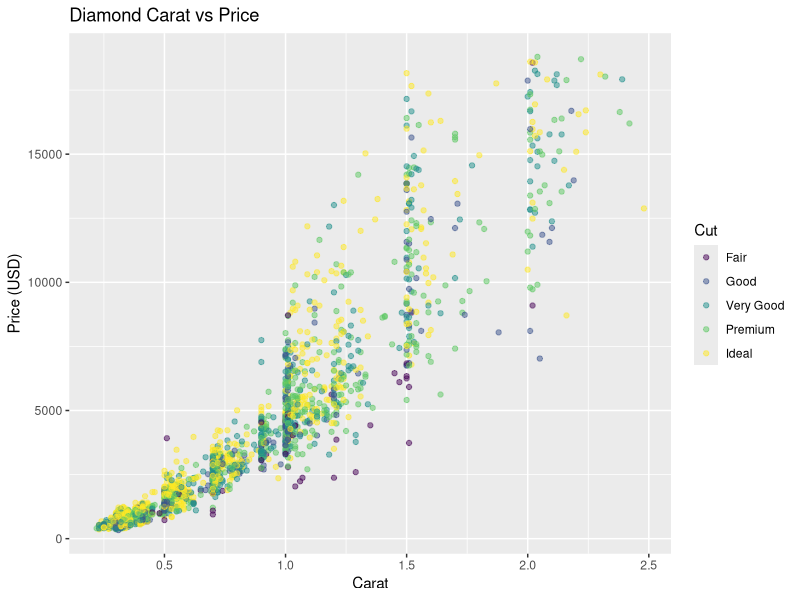
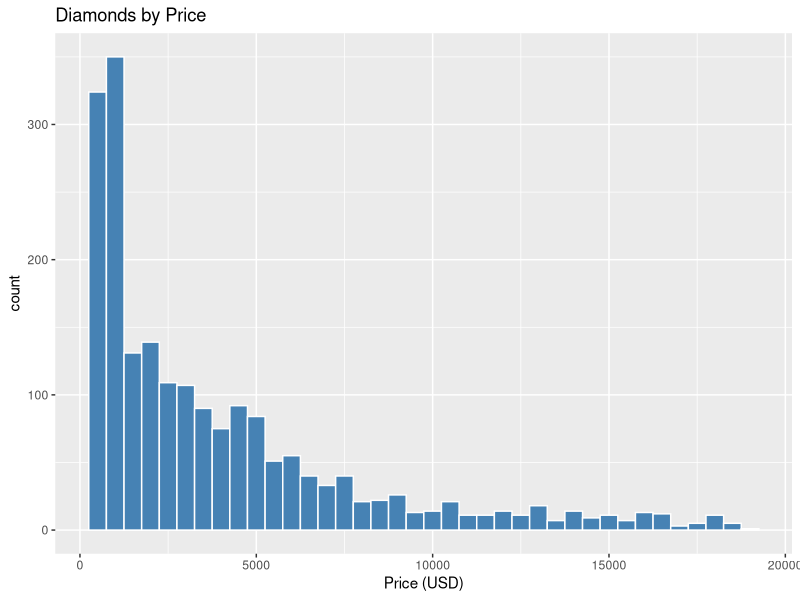
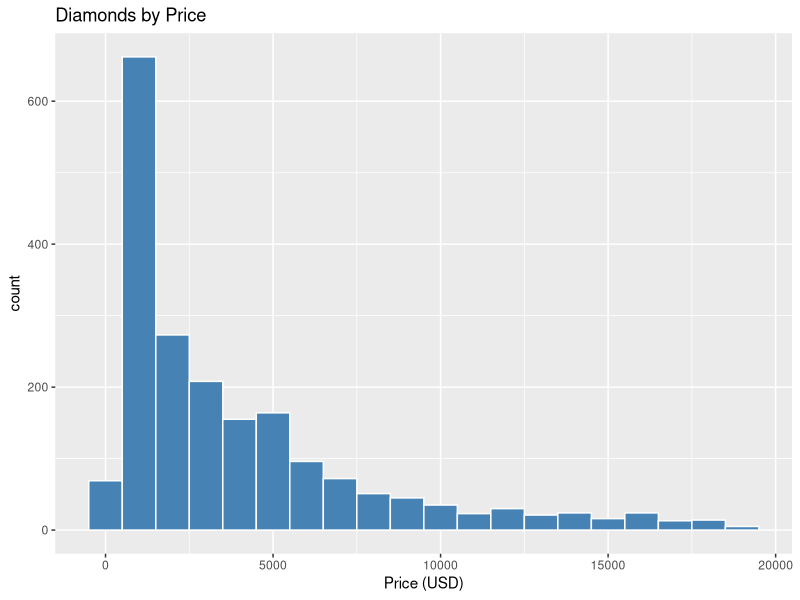
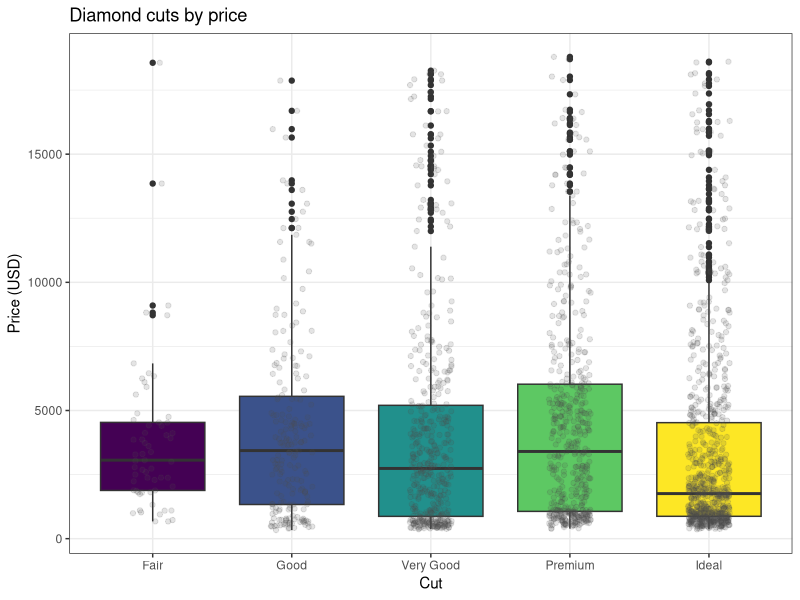
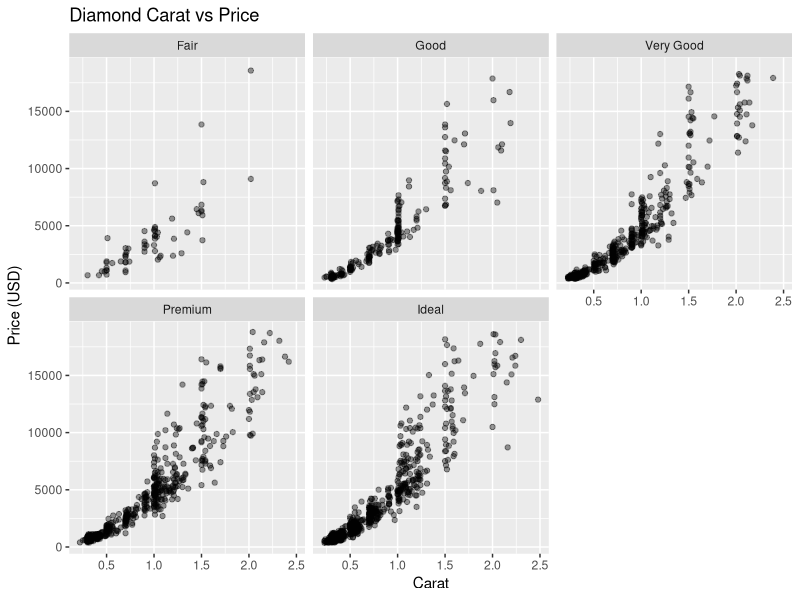
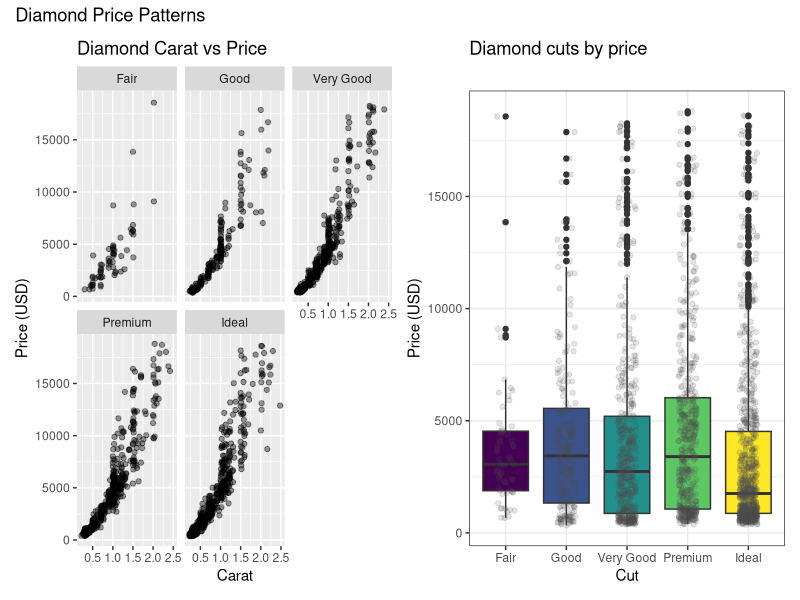
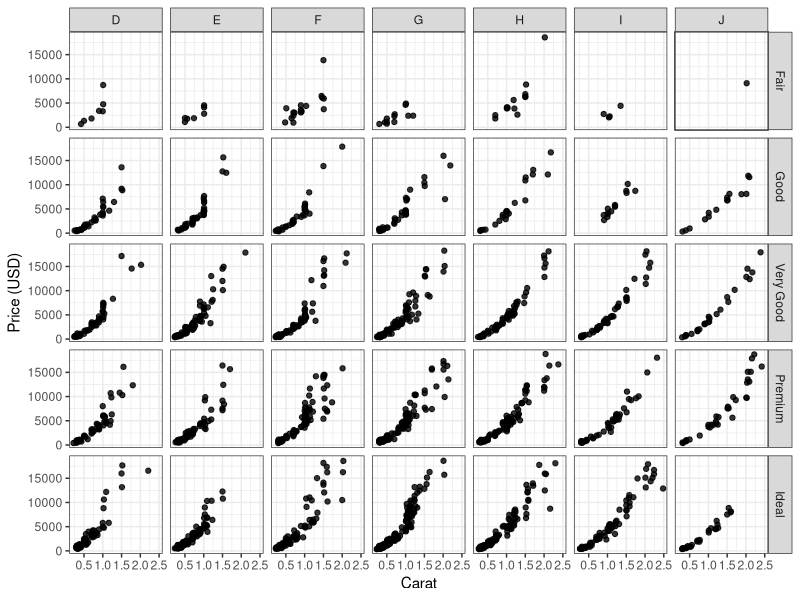
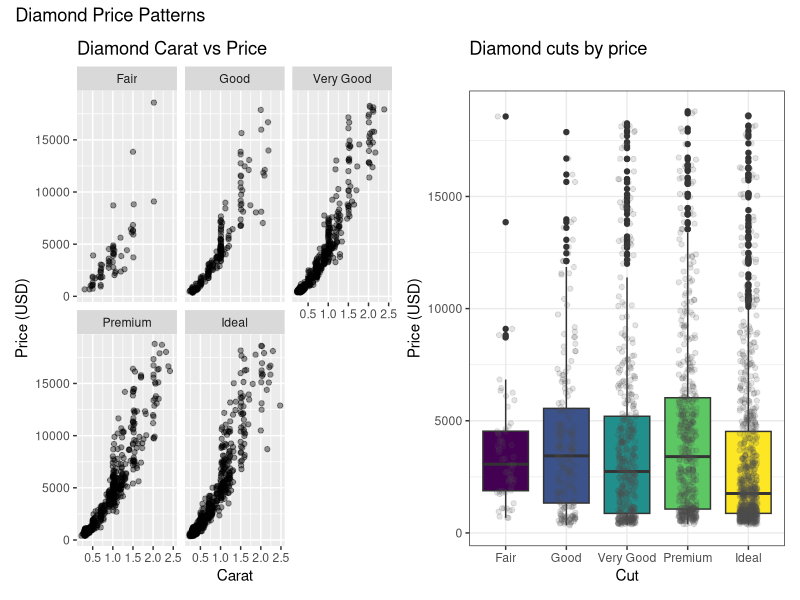

Reproduce these figures in R, in order.
# One possible solution is shown for each exercise. 
# Other plots meeting the instructions are valid. 

# These exercises use `ggplot2::diamonds`, which comes with {ggplot2}. 
# Each row represents one diamond. 
# We will use a fixed sample of 2,000 diamonds to keep the scatterplots readable.

# Variables used here:
# - `carat`: diamond weight in carats.
# - `price`: price in US dollars.
# - `cut`: cut quality, with categories Fair, Good, Very Good, Premium, and Ideal.
# - `color`: diamond color grade, from D (best) to J (worst).


# I suggest you use `data =` and `mapping =` in your `ggplot()` calls as you learn. 
# Answer interpretation questions in one sentence beneath your code.

	# Setup 
	library(tidyverse)
	library(patchwork)

	# Since the next line of code takes a random sample of rows from the data set,
	# let's set the seed so it will use the same sample each time.
	# set.seed() is a random number generator; run ? set.seed() for more information
	
	set.seed(123)

	diamonds_plot <- ggplot2::diamonds |>
	  slice_sample(n = 2000)
	
	glimpse(diamonds_plot)

	# 1. Build and customize a scatterplot:
		
	# Create a scatterplot with:
	# - `carat` on the x-axis and `price` on the y-axis;
	# - point color mapped to `cut`;
	# - all points set to `alpha = 0.5` and `size = 1.5`.
	
	# Add informative axis labels and a title. 
	# Use a built-in theme of your choice. 
	# Save the plot as `p_scatter`, then display it.
	
	# Write one sentence describing the relationship you see between carat and price. 
	# Identify one aesthetic you mapped and one aesthetic you set.
	
	# Write your code here:
	
	p_scatter <- ggplot(
	  data = diamonds_plot,
	  mapping = aes(x = carat, y = price, color = cut)) +
	  geom_point(alpha = 0.5, size = 1.5) +
	  labs(
	    x = "Carat",
	    y = "Price (USD)",
	    color = "Cut",
	    title = "Diamond Carat vs Price"
	  )

	p_scatter

	# Your response to the questions here:
	# Price generally increases with carat, although prices vary among diamonds 
	# of similar carat. 
	
	# Many acceptable answers, e.g., color is mapped to cut; 
	# alpha and size are set to fixed values. 

	
	# 2. Explore a distribution 

	# Create a histogram of `price` using `binwidth = 500`. 
	# Set the bar fill to `"steelblue"` and the outline color to `"white"`. 
	# Add informative labels.
	# Then make a second version using `binwidth = 1000`.
	
	# Write one sentence explaining how changing the bin width affects the 
	# appearance of the histogram. 
	# Which version helps you see the distribution more clearly? 

	# Write your code here:
	ggplot(data = diamonds_plot,
	       mapping = aes(x=price)) +
	  geom_histogram(binwidth = 500, color = "white", fill = "steelblue") +
	  labs(
	    title = "Diamonds by Price",
	    x = "Price (USD)"
	  )
	
	ggplot(data = diamonds_plot,
	       mapping = aes(x=price)) +
	  geom_histogram(binwidth = 1000, color = "white", fill = "steelblue") +
	  labs(
	    title = "Diamonds by Price",
	    x = "Price (USD)"
	  )
# The 500 width has a clearer distribution, since it had more bars. 

	# Your response:
	# Wider bins produce fewer, broader bars and show less detail. 

	# 3. Compare groups with two layers 
	
	# Create a boxplot with `cut` on the x-axis and `price` on the y-axis.
	# Map the box fill to `cut`.
	# Add individual observations using `geom_jitter(width = 0.15, height = 0, alpha = 0.15)`.
	# Give all jittered points the fixed color `"grey30"`.
	# Remove the fill legend because the cut categories already appear on the x-axis.
	# Add informative labels and a built-in theme.
	# Save this plot as `p_box`, then display it.
	
	# Hint: put `fill = cut` inside `aes()` in `geom_boxplot()` so it applies 
	# only to the boxplot layer.

	# Write one sentence explaining what the jittered points add to the boxplot.

	# Write your code here:
	
	p_box <- ggplot(
	  data = diamonds_plot,
	  mapping = aes(x = cut, y = price)) +
	  geom_boxplot(mapping = aes(fill = cut)) +
	  geom_jitter(
	    width = 0.15,
	    height = 0,
	    alpha = 0.15,
	    color = "grey30") +
	guides(fill = "none") +
	labs(
	  title = "Diamond cuts by price",
	  x = "Cut",
	  y = "Price (USD)") +
	theme_bw()

	p_box
	
	# Your response:
	# The points show individual prices and where observations are concentrated, 
	# alongside the boxplot summary. 
	# Height = 0 keeps the plotted prices unchanged vertically. 
	# The default boxplot also draws outliers, so some observations appear in both layers; 
	# suppressing outliers is not required for this exercise.

	
# 4. Compare color and facets 

	# Create a new scatterplot with `carat` on the x-axis and `price` on the y-axis. 
	# Set all points to `alpha = 0.4`.
	# Use `facet_wrap()` to create one panel for each `cut` category. 
	# Keep all points the same color. 
	# Add informative labels and a built-in theme.
	# Write one sentence comparing this plot with `p_scatter`. 
	# What is easier to see when cut categories have their own panels?

	# Write your code here:
	
	p_scatter <- ggplot(
	  data = diamonds_plot, 
	  mapping = aes(x = carat, y = price)) +
	  geom_point(alpha = 0.4) +
	  facet_wrap(~ cut) +
	  labs(
	    title = "Diamond Carat vs Price",
	    x = "Carat",
	    y = "Price (USD)")
	
	p_scatter
	
	# Your response:
	# Facets reduce overlap among cut categories and make within-category 
	# patterns easier to inspect. 
	# The original color plot allows direct comparison of categories in the same panel.
	# Accept other accurate comparisons.

	# 5. Assemble and save a figure 
	
	# Use `patchwork` to place `p_scatter` and `p_box` side by side.
	# Add an overall title using `plot_annotation()`.
	# Save the combined figure as an object named `diamond_figure`.
	# Write the object out to display it.
	# Use `ggsave()` to save it as `diamond_figure.png`, with width 10 inches, 
		# height 5 inches, and resolution 300 dpi.
	# Use the `plot =` argument to specify the object to save in ggsave().
	# Find the saved image in your project folder and open it. 
	# Check that the labels and legends are readable.
	# If they are not, play around with the height and width or the font size in theme().
	# Hint: use `p_scatter | p_box` for the side-by-side layout.
	
	# Write your code here
	
	diamond_figure <- (p_scatter | p_box) +
	  plot_annotation("Diamond Price Patterns")
	
	diamond_figure
	
	ggsave("diamond_figure.png",
	       plot = diamond_figure,
	       width = 10,
	       height = 5,
	       units = "in",
	       dpi = 300)

	# 6. Practice `facet_grid()` with two grouping variables.
	
	# Create a scatterplot of price (y) against carat (x) with:
	# - rows defined by `cut` and columns defined by the diamond `color` grade, 
	# using `facet_grid()`
	# - all points partly transparent
	# - informative labels and a built-in theme.
	
	# Keep all points the same fixed color. 
	# Note that `color` is a column in this dataset: using it in a facet formula 
	# splits the data by diamond color grade.
	
	# Which layout is easier to read: the five panels from Exercise 4 or this larger grid?
	# Explain your choice in one sentence.
	
	# Write your code here:
	
	ggplot(
	  data = diamonds_plot,
	  mapping = aes(x = carat, y = price)) +
	  geom_point(alpha = 0.8) +
	  facet_grid(cut ~ color) +
	  labs(
	    x = "Carat",
	    y = "Price (USD)") +
	  theme_bw()
	
	# This layout is very difficult to read, since the data are spread out over many panels. 

	# Write your answer here:
	# The larger grid contains 35 panels and can be crowded on a small screen. 
	# Either preference is acceptable with an explanation.
	
